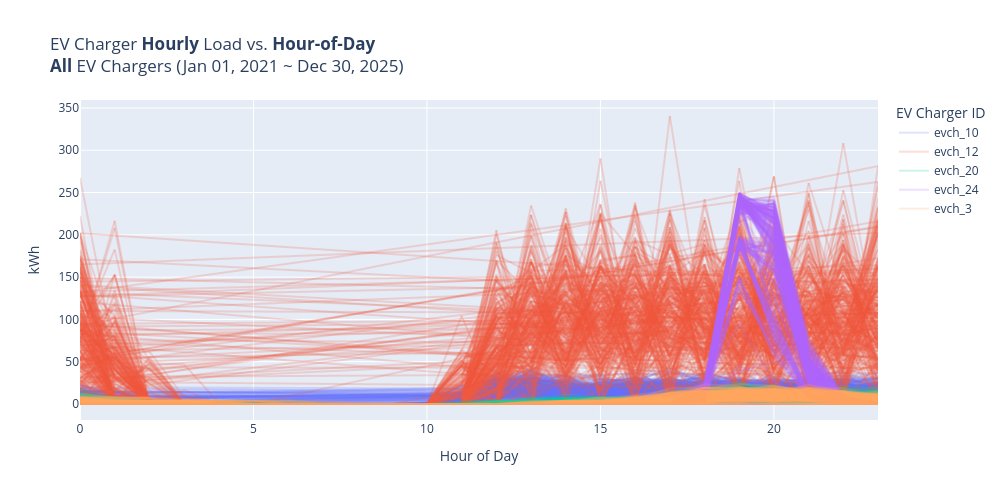

Notebook source saved alongside this figure:
### Code cell
# Plotting hour-of-day boxplots and line charts, first for all EV Chargers combined and then one EV Charger per plot.
plot_evch_hourly_load_vs_hod(df_evch_enh, evch_id="all", chart_type="line")
plot_evch_hourly_load_vs_hod(df_evch_enh, evch_id="all", chart_type="box")

### Figure 1 — Plotly figure (JSON) as saved in the notebook; plotly's stock layout.template omitted (floating-point values rounded to 4 significant figures; data arrays with more than 128 entries replaced by an {"elided": "..."} marker saying what was removed)
{"data": [{"hovertemplate": "EV Charger ID=evch_10<br>Hour of Day=%{x}<br>kWh=%{y}<extra></extra>", "legendgroup": "evch_10", "line": {"color": "#636efa", "dash": "solid"}, "marker": {"symbol": "circle"}, "mode": "lines", "name": "evch_10", "opacity": 0.2, "showlegend": true, "type": "scattergl", "x": {"elided": "6606 float values"}, "xaxis": "x", "y": {"elided": "6606 float values"}, "yaxis": "y"}, {"hovertemplate": "EV Charger ID=evch_12<br>Hour of Day=%{x}<br>kWh=%{y}<extra></extra>", "legendgroup": "evch_12", "line": {"color": "#EF553B", "dash": "solid"}, "marker": {"symbol": "circle"}, "mode": "lines", "name": "evch_12", "opacity": 0.2, "showlegend": true, "type": "scattergl", "x": {"elided": "6613 float values"}, "xaxis": "x", "y": {"elided": "6613 float values"}, "yaxis": "y"}, {"hovertemplate": "EV Charger ID=evch_20<br>Hour of Day=%{x}<br>kWh=%{y}<extra></extra>", "legendgroup": "evch_20", "line": {"color": "#00cc96", "dash": "solid"}, "marker": {"symbol": "circle"}, "mode": "lines", "name": "evch_20", "opacity": 0.2, "showlegend": true, "type": "scattergl", "x": {"elided": "6625 float values"}, "xaxis": "x", "y": {"elided": "6625 float values"}, "yaxis": "y"}, {"hovertemplate": "EV Charger ID=evch_24<br>Hour of Day=%{x}<br>kWh=%{y}<extra></extra>", "legendgroup": "evch_24", "line": {"color": "#ab63fa", "dash": "solid"}, "marker": {"symbol": "circle"}, "mode": "lines", "name": "evch_24", "opacity": 0.2, "showlegend": true, "type": "scattergl", "x": {"elided": "6625 float values"}, "xaxis": "x", "y": {"elided": "6625 float values"}, "yaxis": "y"}, {"hovertemplate": "EV Charger ID=evch_3<br>Hour of Day=%{x}<br>kWh=%{y}<extra></extra>", "legendgroup": "evch_3", "line": {"color": "#FFA15A", "dash": "solid"}, "marker": {"symbol": "circle"}, "mode": "lines", "name": "evch_3", "opacity": 0.2, "showlegend": true, "type": "scattergl", "x": {"elided": "6607 float values"}, "xaxis": "x", "y": {"elided": "6607 float values"}, "yaxis": "y"}], "layout": {"height": 500, "legend": {"title": {"text": "EV Charger ID"}, "tracegroupgap": 0}, "title": {"text": "EV Charger <b>Hourly</b> Load vs. <b>Hour-of-Day</b><br><b>All</b> EV Chargers (Jan 01, 2021 ~ Dec 30, 2025)"}, "width": 1000, "xaxis": {"anchor": "y", "domain": [0, 1], "title": {"text": "Hour of Day"}}, "yaxis": {"anchor": "x", "domain": [0, 1], "title": {"text": "kWh"}}}}
